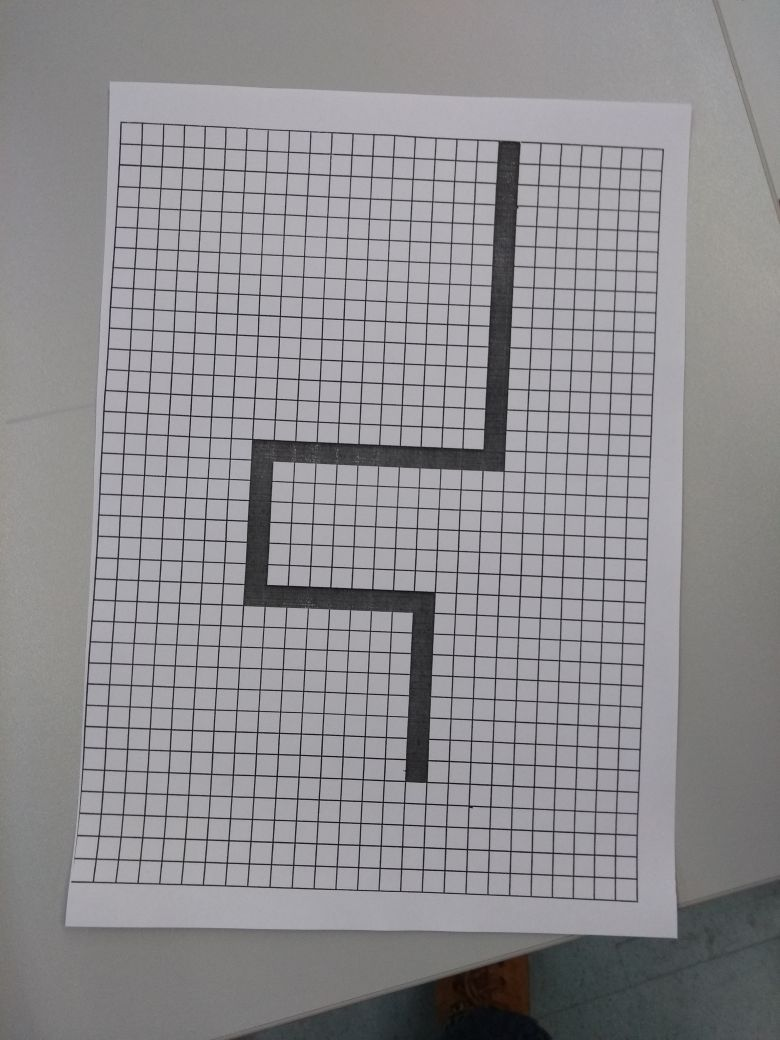
#> input picture image.jpeg, 780 x 1040 px
$ python test.py   (older library calls are emulated)
#> lines starting #> are read from the running program, lines starting #| are printed output that depends on the picture; after the words box and inside, x2 and y2 are one past the last pixel; in counts of white or black regions, pixels touching at a corner belong together
import cv2
import numpy as np
# import matplotlib.pyplot as plt

def show_image(image, name) :
	cv2.namedWindow(name, cv2.WINDOW_NORMAL)
	cv2.imshow(name, image)
	cv2.resizeWindow(name, 600,600)
	cv2.waitKey(0)
	cv2.destroyAllWindows()


def point_finding(image) :
	points = []
	color_image = cv2.cvtColor(image,cv2.COLOR_GRAY2RGB)
	# for i in range(image.shape[0]) :
		# for j in range(image.shape[1]) :
			# if
	for i, row in enumerate(image) :
		# print row
		if 255 in row :
			j = int(np.where(row==255)[0][0])
			print("i,j",i,j)

			cv2.circle(color_image, (i,j), radius=10, color=(0,0,255), thickness=-1)
			break

	for i, row in enumerate(image) :
		# print row
		if 255 in row :
			j = int(np.where(row==255)[0][0])
			print("i,j",i,j)

			cv2.circle(color_image, (i,j), radius=10, color=(0,0,255), thickness=-1)
			break

	show_image(color_image, "first white")


	return points


file = "image.jpeg"
img = cv2.imread(file, cv2.IMREAD_GRAYSCALE)
#> img: shape (1040, 780); min 0, max 193, mean 141.2
show_image(img, "normal")
kernel = np.ones((3,3), np.uint8)
# img_dilation3 = cv2.imread(file)
# img_dilation = cv2.erode(img, kernel, iterations=1)
img_dilation = cv2.dilate(img, kernel, iterations=1)
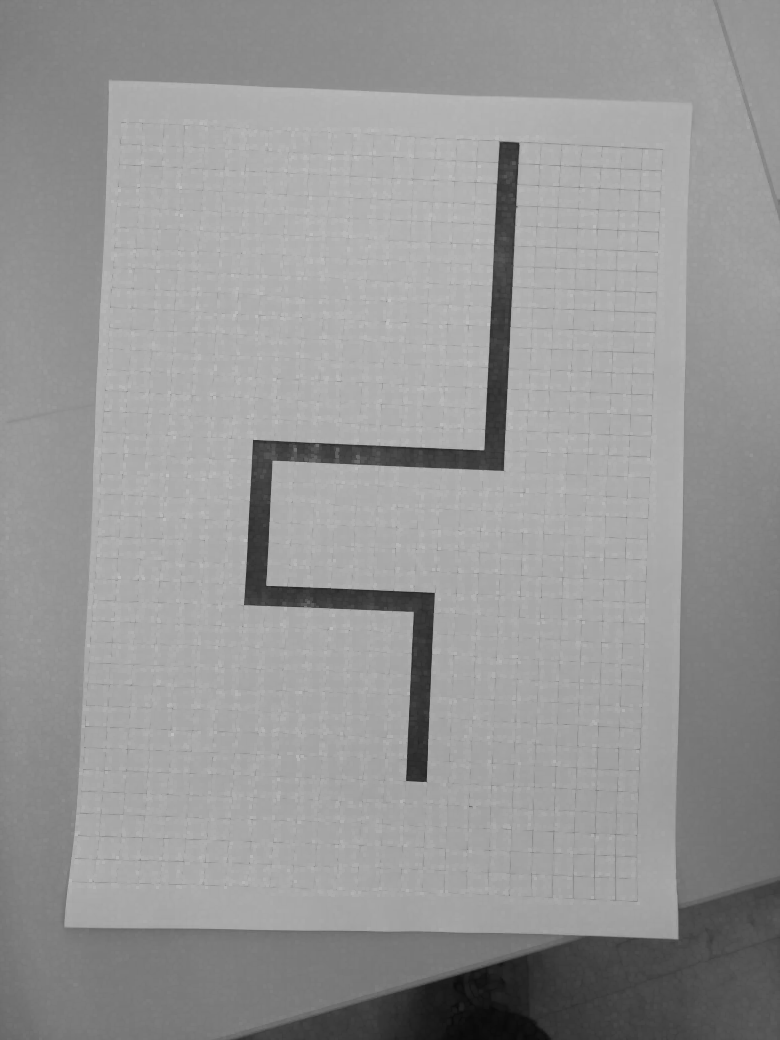
#> img_dilation: shape (1040, 780); min 9, max 193, mean 150.5
ret,img_dilation = cv2.threshold(img_dilation,127,255,cv2.THRESH_BINARY)
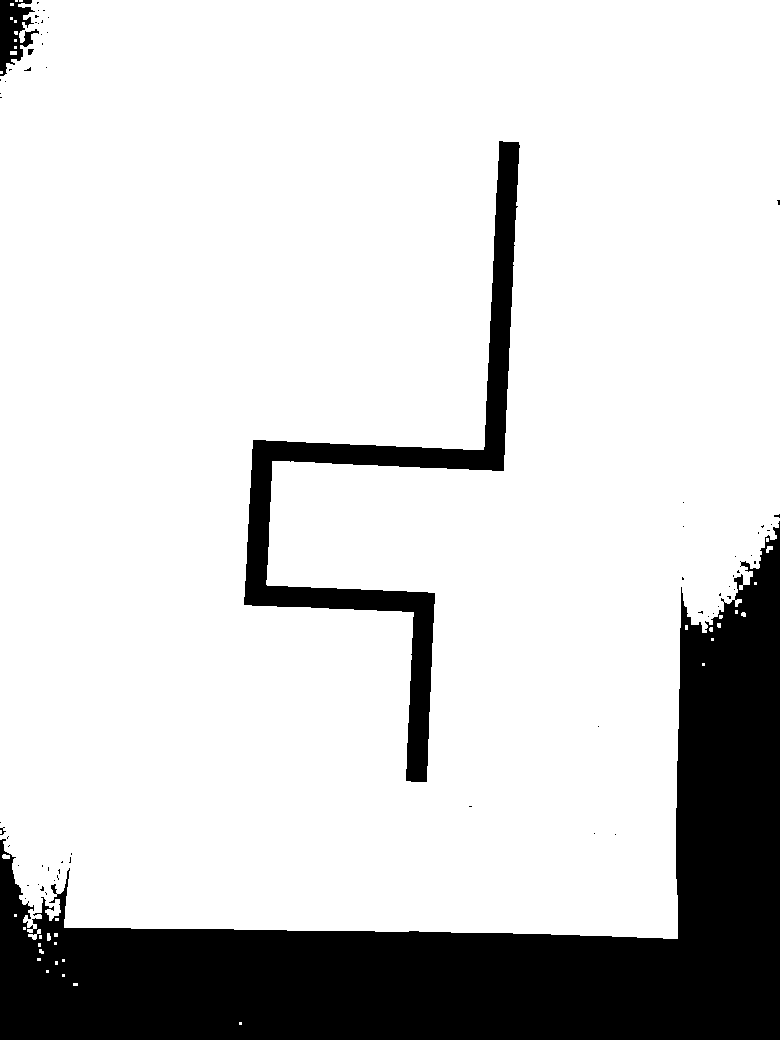
#> img_dilation: shape (1040, 780); 82.2% white; 66 black regions (61 under 20 px), largest, box (x1, y1, x2, y2) and area: (0, 521, 780, 1040) 121070, (244, 141, 520, 782) 21203, (0, 0, 39, 76) 1572, (28, 49, 34, 55) 27, (0, 827, 6, 835) 20
# show_image(img, "dilate")

# img_dilation = cv2.bitwise_not(img_dilation)

show_image(img_dilation, "threshold")

# [19 lines of commented-out code are left out]

dst = cv2.cornerHarris(img_dilation, 7, 5, 0.04)
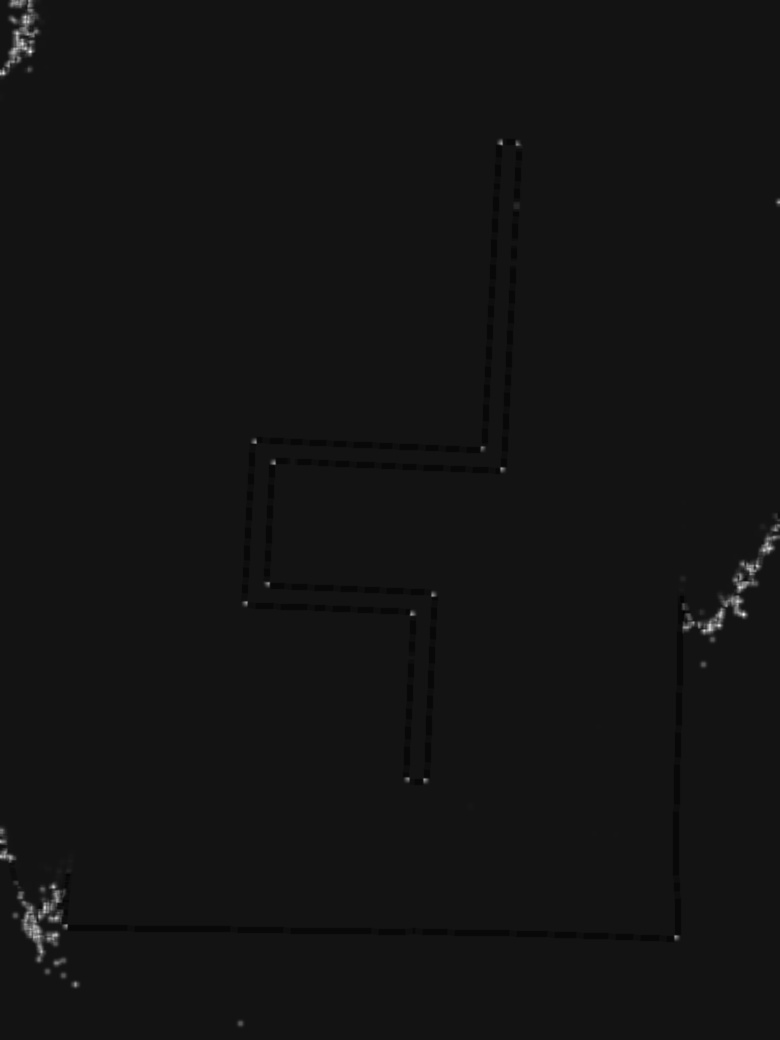
#> dst: shape (1040, 780) float32; min -0.553, max 6.52, mean 0.00901; drawn with min black and max white
show_image(dst, "corners")
#> call 3 of show_image, with name = 'corners'
#> in show_image (call 3), `cv2.imshow(name, image)`:
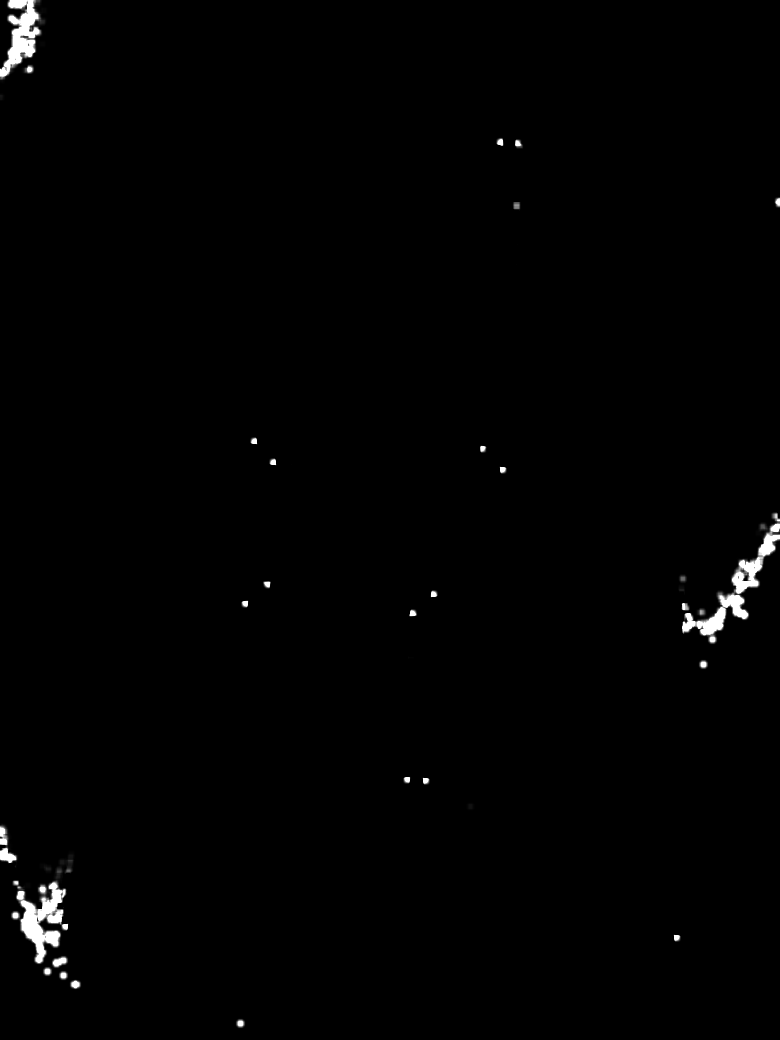
#> window 'corners': shape (1040, 780); min 0, max 255, mean 2.1

# [28 lines of commented-out code are left out]
